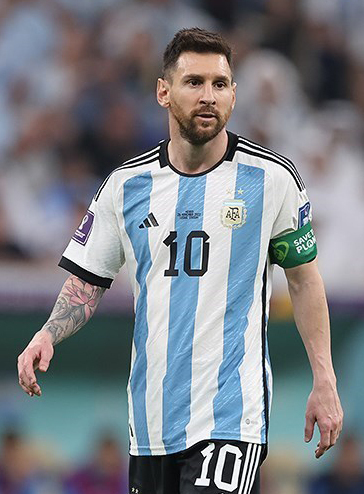
#> input picture Probabilidad (Incertidumbre)/_48_Preprocesado_Filtros_imagen.jpg, 364 x 494 px
$ python _51_Reconocimiento_de_Objetos.py
#> lines starting #> are read from the running program, lines starting #| are printed output that depends on the picture; after the words box and inside, x2 and y2 are one past the last pixel; in counts of white or black regions, pixels touching at a corner belong together
import cv2  # Importa la librería OpenCV para procesamiento de imágenes
import numpy as np  # Importa la librería NumPy para operaciones numéricas

# Lee la imagen desde el archivo "_084_Preprocesado_Filtros_imagen.jpg"
img = cv2.imread('_48_Preprocesado_Filtros_imagen.jpg')
#> img is the input picture: shape (494, 364, 3); mean B, G, R 133.1, 127.1, 123.2

# Convierte la imagen de formato BGR a HSV
img2 = cv2.cvtColor(img, cv2.COLOR_BGR2HSV)
#> img2: shape (494, 364, 3); mean H, S, V 90.7, 52.5, 141

# Muestra la imagen original en una ventana llamada "Imagen Original"
cv2.imshow('Imagen Original', img)

# Define el rango de colores del fondo en el espacio de color HSV
fondo_bajo = np.array([100, 100, 100], np.uint8)
fondo_alto = np.array([140, 255, 255], np.uint8)

# Define el rango de colores para seleccionar todos los píxeles excepto el fondo
todos_low = np.array([0, 100, 100], np.uint8)
todos_high = np.array([255, 255, 255], np.uint8)

# Crea una máscara para el fondo utilizando la función inRange de OpenCV
mascara_fondo = cv2.inRange(img2, fondo_bajo, fondo_alto)
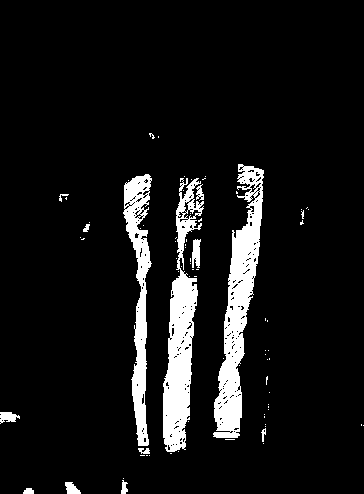
#> mascara_fondo: shape (494, 364); 8.4% white; 78 white regions (65 under 20 px), largest, box (x1, y1, x2, y2) and area: (213, 164, 264, 438) 5610, (163, 178, 204, 452) 5091, (123, 174, 152, 446) 3384
# Crea una máscara para seleccionar todos los píxeles excepto el fondo
mascara_todos = cv2.bitwise_not(mascara_fondo)
# Aplica la máscara a la imagen HSV para eliminar el fondo
mascara = cv2.bitwise_and(img2, img2, mask=mascara_todos)
#> mascara: shape (494, 364, 3); mean H, S, V 82, 42.7, 125.2

# Define el rango de color amarillo en HSV
a_low = np.array([20, 50, 50], np.uint8)
a_high = np.array([32, 255, 255], np.uint8)

# Crea una máscara para el color amarillo
mascara_amarilla = cv2.inRange(img2, a_low, a_high)
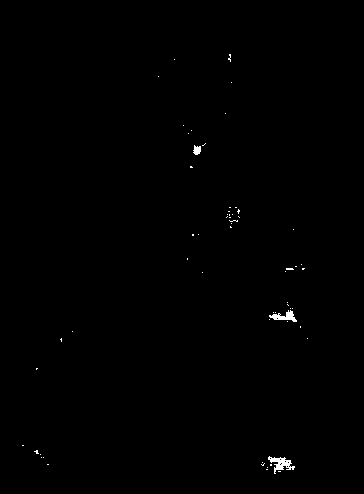
#> mascara_amarilla: shape (494, 364); 0.32% white; 61 white regions (58 under 20 px)

# Encuentra los contornos de los objetos de color amarillo en la máscara amarilla
contornos_amarillo, _ = cv2.findContours(mascara_amarilla, cv2.RETR_EXTERNAL, cv2.CHAIN_APPROX_SIMPLE)
#> contornos_amarillo = 61 contours, 58 with area under 20; largest, box (x1, y1, x2, y2) and area: (268, 456, 295, 474) 160, (269, 310, 297, 322) 119, (193, 145, 201, 155) 44

# Dibuja un rectángulo alrededor de cada contorno encontrado en la máscara
for contorno in contornos_amarillo:
    x, y, w, h = cv2.boundingRect(contorno)  # Obtiene las coordenadas y dimensiones del rectángulo que contiene al contorno
    cv2.rectangle(mascara, (x, y), (x+w, y+h), (0, 255, 255), 2)  # Dibuja el rectángulo sobre la máscara
#> this loop made 61 passes
#> (x, y, w, h) on passes 3, 6, 7, 8, 9, 10, 11, 12, 15, 17, 19, 20: (267, 467, 1, 1), (261, 463, 4, 3), (262, 462, 1, 1), (43, 457, 1, 1), (41, 457, 1, 1), (268, 456, 27, 18), (40, 454, 1, 1), (34, 450, 5, 4), (307, 338, 1, 1), (72, 331, 1, 1), (287, 321, 1, 1), (269, 319, 1, 1)
#> (contorno, x, y, w, h) on passes 1, 2, 4, 5, 13, 14: ([[278, 471], [280, 471]], 278, 471, 3, 1), ([[266, 469], [267, 469]], 266, 469, 2, 1), ([[270, 464], [270, 465], [271, 465], [271, 464]], 270, 464, 2, 2), ([[47, 464], [48, 464]], 47, 464, 2, 1), ([[22, 445], [23, 445]], 22, 445, 2, 1), ([[36, 368], [36, 369], [37, 368]], 36, 368, 2, 2)
#> mascara: shape (494, 364, 3); mean H, S, V 81.8, 44.3, 126.3

# Muestra la imagen resultante con los objetos de color amarillo resaltados en una ventana llamada "Todo"
cv2.imshow('Todo', mascara)
cv2.waitKey(0)  # Espera hasta que se presione una tecla
cv2.destroyAllWindows()  # Cierra todas las ventanas mostradas
